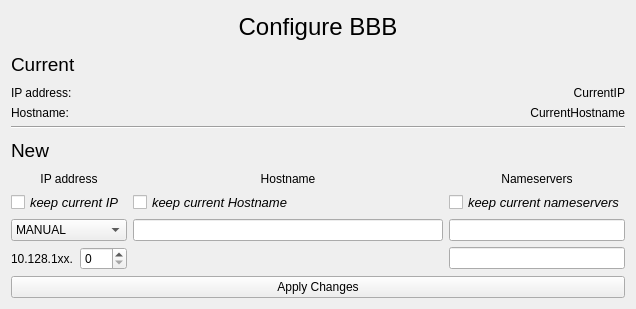
<?xml version="1.0" encoding="UTF-8"?>
<ui version="4.0">
 <class>Form</class>
 <widget class="QWidget" name="Form">
  <property name="geometry">
   <rect>
    <x>0</x>
    <y>0</y>
    <width>636</width>
    <height>309</height>
   </rect>
  </property>
  <property name="minimumSize">
   <size>
    <width>636</width>
    <height>309</height>
   </size>
  </property>
  <property name="windowTitle">
   <string>Form</string>
  </property>
  <layout class="QVBoxLayout" name="verticalLayout">
   <item>
    <widget class="QLabel" name="configureLabel">
     <property name="font">
      <font>
       <pointsize>18</pointsize>
      </font>
     </property>
     <property name="text">
      <string>Configure BBB</string>
     </property>
     <property name="alignment">
      <set>Qt::AlignCenter</set>
     </property>
    </widget>
   </item>
   <item>
    <widget class="QLabel" name="currentLabel">
     <property name="font">
      <font>
       <pointsize>14</pointsize>
      </font>
     </property>
     <property name="text">
      <string>Current</string>
     </property>
    </widget>
   </item>
   <item>
    <layout class="QGridLayout" name="gridLayout">
     <item row="0" column="0" colspan="2">
      <widget class="QLabel" name="currentipLabel">
       <property name="text">
        <string>IP address:</string>
       </property>
      </widget>
     </item>
     <item row="0" column="2">
      <widget class="QLabel" name="currentipvalueLabel">
       <property name="text">
        <string>CurrentIP</string>
       </property>
       <property name="alignment">
        <set>Qt::AlignRight|Qt::AlignTrailing|Qt::AlignVCenter</set>
       </property>
       <property name="textInteractionFlags">
        <set>Qt::LinksAccessibleByMouse|Qt::TextSelectableByMouse</set>
       </property>
      </widget>
     </item>
     <item row="1" column="0">
      <widget class="QLabel" name="currenthostnameLabel">
       <property name="text">
        <string>Hostname:</string>
       </property>
      </widget>
     </item>
     <item row="1" column="1" colspan="2">
      <widget class="QLabel" name="currenthostnamevalueLabel">
       <property name="text">
        <string>CurrentHostname</string>
       </property>
       <property name="alignment">
        <set>Qt::AlignRight|Qt::AlignTrailing|Qt::AlignVCenter</set>
       </property>
       <property name="textInteractionFlags">
        <set>Qt::LinksAccessibleByMouse|Qt::TextSelectableByMouse</set>
       </property>
      </widget>
     </item>
    </layout>
   </item>
   <item>
    <widget class="Line" name="line">
     <property name="orientation">
      <enum>Qt::Horizontal</enum>
     </property>
    </widget>
   </item>
   <item>
    <widget class="QLabel" name="newLabel">
     <property name="font">
      <font>
       <pointsize>14</pointsize>
      </font>
     </property>
     <property name="text">
      <string>New</string>
     </property>
    </widget>
   </item>
   <item>
    <layout class="QGridLayout" name="gridLayout_2" columnstretch="0,1,0">
     <item row="0" column="0">
      <widget class="QLabel" name="ipaddressLabel">
       <property name="text">
        <string>IP address</string>
       </property>
       <property name="alignment">
        <set>Qt::AlignCenter</set>
       </property>
      </widget>
     </item>
     <item row="0" column="1">
      <widget class="QLabel" name="newhostnameLabel">
       <property name="toolTip">
        <string/>
       </property>
       <property name="whatsThis">
        <string/>
       </property>
       <property name="text">
        <string>Hostname</string>
       </property>
       <property name="alignment">
        <set>Qt::AlignCenter</set>
       </property>
       <property name="buddy">
        <cstring></cstring>
       </property>
      </widget>
     </item>
     <item row="0" column="2">
      <widget class="QLabel" name="nameserversLabel">
       <property name="text">
        <string>Nameservers</string>
       </property>
       <property name="alignment">
        <set>Qt::AlignCenter</set>
       </property>
      </widget>
     </item>
     <item row="1" column="0">
      <widget class="QCheckBox" name="keepipBox">
       <property name="font">
        <font>
         <pointsize>10</pointsize>
         <italic>true</italic>
        </font>
       </property>
       <property name="toolTip">
        <string>If left empty the current Hostname will be kept</string>
       </property>
       <property name="text">
        <string>keep current IP</string>
       </property>
      </widget>
     </item>
     <item row="1" column="1">
      <widget class="QCheckBox" name="keephostnameBox">
       <property name="font">
        <font>
         <pointsize>10</pointsize>
         <italic>true</italic>
        </font>
       </property>
       <property name="text">
        <string>keep current Hostname</string>
       </property>
      </widget>
     </item>
     <item row="1" column="2">
      <widget class="QCheckBox" name="keepnameserversBox">
       <property name="font">
        <font>
         <pointsize>10</pointsize>
         <italic>true</italic>
        </font>
       </property>
       <property name="text">
        <string>keep current nameservers</string>
       </property>
      </widget>
     </item>
     <item row="2" column="0">
      <widget class="QComboBox" name="ipComboBox">
       <item>
        <property name="text">
         <string>MANUAL</string>
        </property>
       </item>
       <item>
        <property name="text">
         <string>DHCP</string>
        </property>
       </item>
      </widget>
     </item>
     <item row="2" column="1">
      <widget class="QLineEdit" name="hostnameEdit">
       <property name="toolTip">
        <string>If empty, current hostname will be kept.</string>
       </property>
      </widget>
     </item>
     <item row="2" column="2">
      <widget class="QLineEdit" name="nameserver1Edit">
       <property name="toolTip">
        <string>If empty, current nameservers will be kept</string>
       </property>
       <property name="text">
        <string/>
       </property>
      </widget>
     </item>
     <item row="3" column="0">
      <layout class="QHBoxLayout" name="horizontalLayout">
       <item>
        <widget class="QLabel" name="newipLabel">
         <property name="text">
          <string>10.128.1xx.</string>
         </property>
        </widget>
       </item>
       <item>
        <widget class="QSpinBox" name="newipSpinBox">
         <property name="maximum">
          <number>255</number>
         </property>
        </widget>
       </item>
      </layout>
     </item>
     <item row="3" column="2">
      <widget class="QLineEdit" name="nameserver2Edit">
       <property name="toolTip">
        <string>If empty, current nameservers will be kept</string>
       </property>
      </widget>
     </item>
    </layout>
   </item>
   <item>
    <widget class="QPushButton" name="applyButton">
     <property name="text">
      <string>Apply Changes</string>
     </property>
    </widget>
   </item>
  </layout>
 </widget>
 <resources/>
 <connections/>
</ui>
